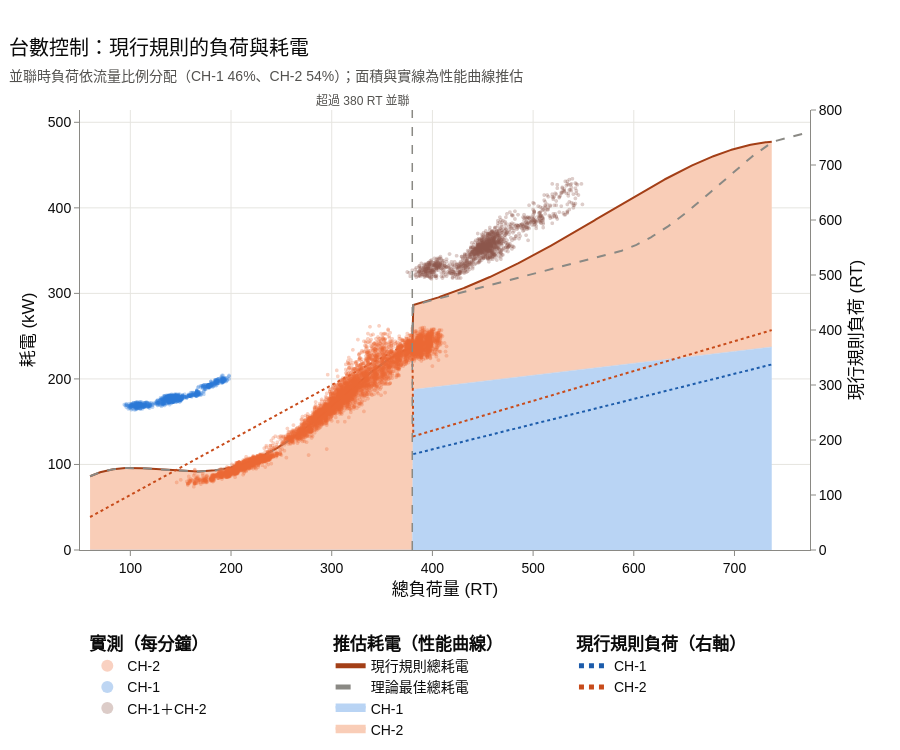

Notebook code for this chart:
### Markdown cell above
### 3.3 現行規則：各負荷運轉模式與耗電

- **現行規則**：≤ 380 RT 單機（CH-2）、> 380 RT 兩台並聯；並聯時兩台同一出水設定，負荷依兩台冰水流量比例分配（面積堆疊，實線為總耗電）
- **理論最佳總耗電**（灰色虛線）：同上一張圖，作為對照
- 實測點、右軸與上一張圖相同

### Code cell
# 並聯時 CH-1 流量占比：兩台同時穩定運轉的分鐘之中位數
ch1_flow = ch1_minutes.loc[both_steady, "FLOW"]
ch2_flow = ch2_minutes.loc[both_steady, "FLOW"]
share = (ch1_flow / (ch1_flow + ch2_flow)).median()

# 現行規則下各機負荷與耗電：單機全由 CH-2 承擔；並聯依流量比例分配
loads = table.index[table.index >= rules.minimum_load_rt(curves["CH-2"])]
plan = rules.staging(pd.Series(loads, index=loads))
rule_table = pd.DataFrame(
    {
        "CH-1 RT": np.where(plan == rules.BOTH, loads * share, 0.0),
        "CH-2 RT": np.where(plan == rules.BOTH, loads * (1 - share), loads),
    },
    index=loads,
)
for name in ["CH-1", "CH-2"]:
    rule_table[f"{name} kW"] = np.where(
        rule_table[f"{name} RT"] > 0,
        chiller.chiller_kw(curves[name], rule_table[f"{name} RT"]),
        0.0,
    )
# 任一台超出運轉範圍為 NaN
rule_table["總耗電 kW"] = rule_table["CH-1 kW"] + rule_table["CH-2 kW"]
rule_table = rule_table[rule_table["總耗電 kW"].notna()]

fig = go.Figure()
# 面積：現行規則下各機耗電（堆疊即總耗電）
for name, color in [("CH-1", "#b9d4f4"), ("CH-2", "#f9cdb7")]:
    fig.add_trace(
        go.Scatter(
            x=rule_table.index,
            y=rule_table[f"{name} kW"],
            mode="lines",
            stackgroup="rule",
            name=name,
            legend="legend2",
            legendrank=3,
            line=dict(width=0.5, color=color),
            fillcolor=color,
            customdata=rule_table[f"{name} RT"],
            hovertemplate=(
                f"{name}：負荷 %{{customdata:.0f}} RT"
                f"，耗電 %{{y:.0f}} kW<extra></extra>"
            ),
        )
    )

# 實測點
for name, (load_rt, power_kw, color) in points.items():
    fig.add_trace(
        go.Scattergl(
            x=load_rt,
            y=power_kw,
            mode="markers",
            name=name,
            legend="legend",
            marker=dict(size=4, color=color, opacity=0.3),
            text=load_rt.index.strftime("%m/%d %H:%M"),
            hovertemplate=(
                "%{text}<br>負荷：%{x:.0f} RT<br>耗電：%{y:.0f} kW<extra></extra>"
            ),
        )
    )

# 現行規則總耗電與理論最佳對照
fig.add_trace(
    go.Scatter(
        x=rule_table.index,
        y=rule_table["總耗電 kW"],
        mode="lines",
        name="現行規則總耗電",
        legend="legend2",
        legendrank=1,
        line=dict(color="#a33f17", width=2),
        hovertemplate="總負荷量 %{x:.0f} RT<br>現行規則 %{y:.0f} kW<extra></extra>",
    )
)
fig.add_trace(
    go.Scatter(
        x=table.index,
        y=table["預估耗電 kW"],
        mode="lines",
        name="理論最佳總耗電",
        legend="legend2",
        legendrank=2,
        line=dict(color="#8a8984", width=2, dash="dash"),
        hovertemplate="理論最佳 %{y:.0f} kW<extra></extra>",
    )
)

# 右軸：現行規則下各機負荷（未開機不畫）
for name, color in [("CH-1", "#1c5cab"), ("CH-2", "#c84b1a")]:
    fig.add_trace(
        go.Scatter(
            x=rule_table.index,
            y=rule_table[f"{name} RT"].where(rule_table[f"{name} RT"] > 0),
            mode="lines",
            yaxis="y2",
            name=name,
            legend="legend3",
            line=dict(color=color, width=2, dash="dot"),
            customdata=rule_table[f"{name} RT"] / curves[name]["rated"] * 100,
            hovertemplate=(
                f"{name}：負荷 %{{y:.0f}} RT"
                f"（負載率 %{{customdata:.0f}}%）<extra></extra>"
            ),
        )
    )

fig.add_vline(
    x=rules.PARALLEL_ABOVE,
    line=dict(color="#8a8984", width=1.5, dash="dash"),
)
fig.add_annotation(
    x=rules.PARALLEL_ABOVE,
    y=1,
    yref="paper",
    text=f"超過 {rules.PARALLEL_ABOVE} RT 並聯",
    showarrow=False,
    xanchor="right",
    yanchor="bottom",
    font=dict(size=12, color="#52514e"),
)
fig.update_xaxes(title_text="總負荷量 (RT)")
fig.update_yaxes(title_text="耗電 (kW)")
fig.update_layout(
    yaxis2=dict(
        title="現行規則負荷 (RT)",
        overlaying="y",
        side="right",
        showgrid=False,
        range=[0, 800],
        tickmode="linear",
        tick0=0,
        dtick=100,
    ),
    margin=dict(r=90),
)
show(
    fig,
    "台數控制：現行規則的負荷與耗電",
    f"並聯時負荷依流量比例分配（CH-1 {share:.0%}、CH-2 {1 - share:.0%}）；"
    f"面積與實線為性能曲線推估",
    legend_groups=["實測（每分鐘）", "推估耗電（性能曲線）", "現行規則負荷（右軸）"],
    height=750,
)

print(
    f"並聯時流量占比（中位數）：CH-1 {share:.0%}、CH-2 {1 - share:.0%}；"
    f"現行規則可推估至 {rule_table.index.max():.0f} RT"
)

# 幾個代表負荷：現行規則與理論最佳的耗電
comparison = pd.DataFrame(
    {
        "現行規則 kW": rule_table["總耗電 kW"],
        "理論最佳 kW": table["預估耗電 kW"],
    }
).loc[[200, 380, 381, 400, 450, 500, 600]]
comparison["差 kW"] = comparison["現行規則 kW"] - comparison["理論最佳 kW"]
comparison.round(1)

### Figure 1 — Plotly figure (JSON) as saved in the notebook; plotly's stock layout.template omitted (floating-point values rounded to 4 significant figures; data arrays with more than 128 entries replaced by an {"elided": "..."} marker saying what was removed)
{"data": [{"customdata": {"elided": "678 float values"}, "fillcolor": "#b9d4f4", "hovertemplate": "CH-1：負荷 %{customdata:.0f} RT，耗電 %{y:.0f} kW<extra></extra>", "legend": "legend2", "legendrank": 3, "line": {"color": "#b9d4f4", "width": 0.5}, "mode": "lines", "name": "CH-1", "stackgroup": "rule", "type": "scatter", "x": {"elided": "678 float values"}, "y": {"elided": "678 float values"}}, {"customdata": {"elided": "678 float values"}, "fillcolor": "#f9cdb7", "hovertemplate": "CH-2：負荷 %{customdata:.0f} RT，耗電 %{y:.0f} kW<extra></extra>", "legend": "legend2", "legendrank": 3, "line": {"color": "#f9cdb7", "width": 0.5}, "mode": "lines", "name": "CH-2", "stackgroup": "rule", "type": "scatter", "x": {"elided": "678 float values"}, "y": {"elided": "678 float values"}}, {"hovertemplate": "%{text}<br>負荷：%{x:.0f} RT<br>耗電：%{y:.0f} kW<extra></extra>", "legend": "legend", "marker": {"color": "#eb6834", "opacity": 0.3, "size": 4}, "mode": "markers", "name": "CH-2", "text": {"elided": "7412 str values"}, "type": "scattergl", "x": {"elided": "7412 float values"}, "y": {"elided": "7412 float values"}}, {"hovertemplate": "%{text}<br>負荷：%{x:.0f} RT<br>耗電：%{y:.0f} kW<extra></extra>", "legend": "legend", "marker": {"color": "#2a78d6", "opacity": 0.3, "size": 4}, "mode": "markers", "name": "CH-1", "text": {"elided": "1365 str values"}, "type": "scattergl", "x": {"elided": "1365 float values"}, "y": {"elided": "1365 float values"}}, {"hovertemplate": "%{text}<br>負荷：%{x:.0f} RT<br>耗電：%{y:.0f} kW<extra></extra>", "legend": "legend", "marker": {"color": "#8c564b", "opacity": 0.3, "size": 4}, "mode": "markers", "name": "CH-1＋CH-2", "text": {"elided": "1365 str values"}, "type": "scattergl", "x": {"elided": "1365 float values"}, "y": {"elided": "1365 float values"}}, {"hovertemplate": "總負荷量 %{x:.0f} RT<br>現行規則 %{y:.0f} kW<extra></extra>", "legend": "legend2", "legendrank": 1, "line": {"color": "#a33f17", "width": 2}, "mode": "lines", "name": "現行規則總耗電", "type": "scatter", "x": {"elided": "678 float values"}, "y": {"elided": "678 float values"}}, {"hovertemplate": "理論最佳 %{y:.0f} kW<extra></extra>", "legend": "legend2", "legendrank": 2, "line": {"color": "#8a8984", "dash": "dash", "width": 2}, "mode": "lines", "name": "理論最佳總耗電", "type": "scatter", "x": {"elided": "726 float values"}, "y": {"elided": "726 float values"}}, {"customdata": {"elided": "678 float values"}, "hovertemplate": "CH-1：負荷 %{y:.0f} RT（負載率 %{customdata:.0f}%）<extra></extra>", "legend": "legend3", "line": {"color": "#1c5cab", "dash": "dot", "width": 2}, "mode": "lines", "name": "CH-1", "type": "scatter", "x": {"elided": "678 float values"}, "y": {"elided": "678 float values"}, "yaxis": "y2"}, {"customdata": {"elided": "678 float values"}, "hovertemplate": "CH-2：負荷 %{y:.0f} RT（負載率 %{customdata:.0f}%）<extra></extra>", "legend": "legend3", "line": {"color": "#c84b1a", "dash": "dot", "width": 2}, "mode": "lines", "name": "CH-2", "type": "scatter", "x": {"elided": "678 float values"}, "y": {"elided": "678 float values"}, "yaxis": "y2"}], "layout": {"annotations": [{"font": {"color": "#52514e", "size": 12}, "showarrow": false, "text": "超過 380 RT 並聯", "x": 380, "xanchor": "right", "y": 1, "yanchor": "bottom", "yref": "paper"}], "height": 750, "legend": {"bgcolor": "rgba(0,0,0,0)", "itemsizing": "constant", "orientation": "v", "title": {"side": "top", "text": "<b>實測（每分鐘）</b>"}, "traceorder": "normal", "x": 0.01, "xanchor": "left", "y": 0.1627, "yanchor": "top", "yref": "container"}, "legend2": {"bgcolor": "rgba(0,0,0,0)", "itemsizing": "constant", "orientation": "v", "title": {"side": "top", "text": "<b>推估耗電（性能曲線）</b>"}, "traceorder": "normal", "x": 0.3433, "xanchor": "left", "y": 0.1627, "yanchor": "top", "yref": "container"}, "legend3": {"bgcolor": "rgba(0,0,0,0)", "itemsizing": "constant", "orientation": "v", "title": {"side": "top", "text": "<b>現行規則負荷（右軸）</b>"}, "traceorder": "normal", "x": 0.6767, "xanchor": "left", "y": 0.1627, "yanchor": "top", "yref": "container"}, "margin": {"b": 200, "r": 90}, "shapes": [{"line": {"color": "#8a8984", "dash": "dash", "width": 1.5}, "type": "line", "x0": 380, "x1": 380, "xref": "x", "y0": 0, "y1": 1, "yref": "y domain"}], "title": {"subtitle": {"text": "並聯時負荷依流量比例分配（CH-1 46%、CH-2 54%）；面積與實線為性能曲線推估"}, "text": "台數控制：現行規則的負荷與耗電"}, "xaxis": {"title": {"text": "總負荷量 (RT)"}}, "yaxis": {"title": {"text": "耗電 (kW)"}}, "yaxis2": {"dtick": 100, "overlaying": "y", "range": [0, 800], "showgrid": false, "side": "right", "tick0": 0, "tickmode": "linear", "title": {"text": "現行規則負荷 (RT)"}}}}
